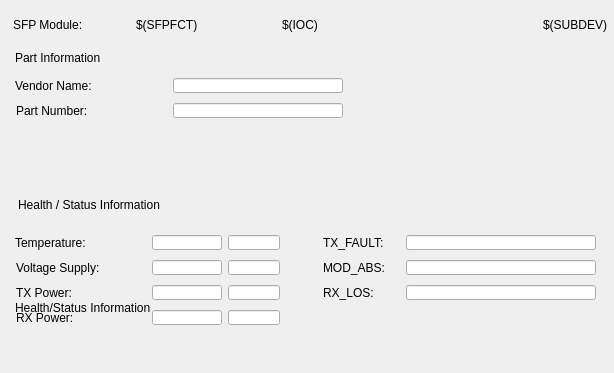
<?xml version="1.0" encoding="UTF-8"?>
<ui version="4.0">
 <class>MainWindow</class>
 <widget class="QMainWindow" name="MainWindow">
  <property name="geometry">
   <rect>
    <x>0</x>
    <y>0</y>
    <width>614</width>
    <height>373</height>
   </rect>
  </property>
  <property name="styleSheet">
   <string>

QWidget#centralWidget {background: rgba(218, 218, 218, 255);}

caTable {
       font: 10pt;
       background: cornsilk;
       alternate-background-color: wheat;
}

caLineEdit {
     border-radius: 1px;
     background: lightyellow;
     color: black;
 }

caTextEntry {
    color: rgb(127, 0, 63);
    background-color: cornsilk;
    selection-color: #0a214c;
    selection-background-color: wheat;
    border: 1px groove black;
    border-radius: 1px;
    padding: 1px;
}

caTextEntry:focus {
    padding: 0px;
    border: 2px groove darkred;
    border-radius: 1px;
}

QPushButton {
      border-color: #00b;
      border-radius: 2px;
      padding: 3px;
      border-width: 1px;

	background: qlineargradient(spread:pad, x1:0, y1:0, x2:0, y2:1,
						   stop:0   rgba(224, 239, 255, 255),
						   stop:0.5 rgba(199, 215, 230, 255),
						   stop:1   rgba(184, 214, 236, 255));
}
QPushButton:hover {
	background: qlineargradient(spread:pad, x1:0, y1:0, x2:0, y2:1,
						stop:0   rgba(201, 226, 255, 255),
						stop:0.5 rgba(177, 204, 230, 255),
						stop:1   rgba(163, 205, 236, 255));
}
QPushButton:pressed {
	background: qlineargradient(spread:pad, x1:0, y1:0, x2:0, y2:1,
						stop:0   rgba(174, 219, 255, 255),
						stop:0.5 rgba(165, 199, 230, 255),
						stop:1   rgba(134, 188, 236, 255));
}

QPushButton:disabled {
	background: qlineargradient(spread:pad, x1:0, y1:0, x2:0, y2:1,
						stop:0   rgba(174, 219, 255, 255),
						stop:0.5 rgba(165, 199, 230, 255),
						stop:1   rgba(134, 188, 236, 255));
}

caChoice {
      background: qlineargradient(x1: 0, y1: 0, x2: 0, y2: 1,
                                  stop: 0 #E1E1E1, stop: 0.4 #DDDDDD,
                                  stop: 0.5 #D8D8D8, stop: 1.0 #D3D3D3);
}

caChoice &gt; QPushButton {
      text-align: left;
      padding: 1px;
}

/* when font specified, no font sizing is done any more,  font: 10pt; is not bad. You could Enable this when you converted from .adl files
caRelatedDisplay  &gt; QPushButton {
font: 10pt;
}

caShellCommand  &gt; QPushButton {
font: 10pt;
}
*/

caSlider::groove:horizontal {
border: 1px solid #bbb;
background: lightgrey;
height: 20px;
border-radius: 4px;
}

caSlider::handle:horizontal {
background: red;
border: 1px solid #777;
width: 13px;
margin-top: -2px;
margin-bottom: -2px;
border-radius: 2px;
}



</string>
  </property>
  <widget class="QWidget" name="centralWidget">
   <widget class="caGraphics" name="caRectangle_0">
    <property name="geometry">
     <rect>
      <x>7</x>
      <y>185</y>
      <width>600</width>
      <height>180</height>
     </rect>
    </property>
    <property name="foreground">
     <color>
      <red>145</red>
      <green>145</green>
      <blue>145</blue>
     </color>
    </property>
    <property name="linestyle" stdset="0">
     <enum>caGraphics::Solid</enum>
    </property>
    <property name="fillstyle" stdset="0">
     <enum>caGraphics::Filled</enum>
    </property>
    <property name="lineColor">
     <color>
      <red>145</red>
      <green>145</green>
      <blue>145</blue>
     </color>
    </property>
    <property name="form">
     <enum>caGraphics::Rectangle</enum>
    </property>
   </widget>
   <widget class="caLabel" name="caLabel_0">
    <property name="geometry">
     <rect>
      <x>44</x>
      <y>278</y>
      <width>1</width>
      <height>40</height>
     </rect>
    </property>
    <property name="frameShape">
     <enum>QFrame::NoFrame</enum>
    </property>
    <property name="alignment">
     <set>Qt::AlignAbsolute|Qt::AlignRight|Qt::AlignTrailing|Qt::AlignVCenter</set>
    </property>
    <property name="foreground">
     <color>
      <red>0</red>
      <green>0</green>
      <blue>0</blue>
     </color>
    </property>
    <property name="background">
     <color alpha="0">
      <red>0</red>
      <green>0</green>
      <blue>0</blue>
     </color>
    </property>
    <property name="channel" stdset="0">
     <string>$(IOC):IFCTC1-PWRMON-DISS</string>
    </property>
   </widget>
   <widget class="caGraphics" name="caRectangle_1">
    <property name="geometry">
     <rect>
      <x>7</x>
      <y>10</y>
      <width>600</width>
      <height>25</height>
     </rect>
    </property>
    <property name="foreground">
     <color>
      <red>145</red>
      <green>145</green>
      <blue>145</blue>
     </color>
    </property>
    <property name="linestyle" stdset="0">
     <enum>caGraphics::Solid</enum>
    </property>
    <property name="fillstyle" stdset="0">
     <enum>caGraphics::Filled</enum>
    </property>
    <property name="lineColor">
     <color>
      <red>145</red>
      <green>145</green>
      <blue>145</blue>
     </color>
    </property>
    <property name="form">
     <enum>caGraphics::Rectangle</enum>
    </property>
   </widget>
   <widget class="caLabel" name="caLabel_1">
    <property name="geometry">
     <rect>
      <x>136</x>
      <y>15</y>
      <width>107</width>
      <height>20</height>
     </rect>
    </property>
    <property name="frameShape">
     <enum>QFrame::NoFrame</enum>
    </property>
    <property name="text">
     <string>$(SFPFCT)</string>
    </property>
    <property name="alignment">
     <set>Qt::AlignAbsolute|Qt::AlignLeading|Qt::AlignLeft|Qt::AlignVCenter</set>
    </property>
    <property name="fontScaleMode">
     <enum>ESimpleLabel::Height</enum>
    </property>
    <property name="foreground">
     <color>
      <red>0</red>
      <green>0</green>
      <blue>0</blue>
     </color>
    </property>
    <property name="background">
     <color alpha="0">
      <red>0</red>
      <green>0</green>
      <blue>0</blue>
     </color>
    </property>
   </widget>
   <widget class="caLabel" name="caLabel_2">
    <property name="geometry">
     <rect>
      <x>467</x>
      <y>15</y>
      <width>140</width>
      <height>20</height>
     </rect>
    </property>
    <property name="frameShape">
     <enum>QFrame::NoFrame</enum>
    </property>
    <property name="text">
     <string>$(SUBDEV)</string>
    </property>
    <property name="alignment">
     <set>Qt::AlignAbsolute|Qt::AlignRight|Qt::AlignTrailing|Qt::AlignVCenter</set>
    </property>
    <property name="fontScaleMode">
     <enum>ESimpleLabel::Height</enum>
    </property>
    <property name="foreground">
     <color>
      <red>0</red>
      <green>0</green>
      <blue>0</blue>
     </color>
    </property>
    <property name="background">
     <color alpha="0">
      <red>0</red>
      <green>0</green>
      <blue>0</blue>
     </color>
    </property>
   </widget>
   <widget class="caLabel" name="caLabel_3">
    <property name="geometry">
     <rect>
      <x>282</x>
      <y>15</y>
      <width>238</width>
      <height>20</height>
     </rect>
    </property>
    <property name="frameShape">
     <enum>QFrame::NoFrame</enum>
    </property>
    <property name="text">
     <string>$(IOC)</string>
    </property>
    <property name="alignment">
     <set>Qt::AlignAbsolute|Qt::AlignLeading|Qt::AlignLeft|Qt::AlignVCenter</set>
    </property>
    <property name="fontScaleMode">
     <enum>ESimpleLabel::Height</enum>
    </property>
    <property name="foreground">
     <color>
      <red>0</red>
      <green>0</green>
      <blue>0</blue>
     </color>
    </property>
    <property name="background">
     <color alpha="0">
      <red>0</red>
      <green>0</green>
      <blue>0</blue>
     </color>
    </property>
   </widget>
   <widget class="caLabel" name="caLabel_4">
    <property name="geometry">
     <rect>
      <x>13</x>
      <y>15</y>
      <width>131</width>
      <height>20</height>
     </rect>
    </property>
    <property name="frameShape">
     <enum>QFrame::NoFrame</enum>
    </property>
    <property name="text">
     <string>SFP Module:</string>
    </property>
    <property name="alignment">
     <set>Qt::AlignAbsolute|Qt::AlignLeading|Qt::AlignLeft|Qt::AlignVCenter</set>
    </property>
    <property name="fontScaleMode">
     <enum>ESimpleLabel::Height</enum>
    </property>
    <property name="foreground">
     <color>
      <red>0</red>
      <green>0</green>
      <blue>0</blue>
     </color>
    </property>
    <property name="background">
     <color alpha="0">
      <red>0</red>
      <green>0</green>
      <blue>0</blue>
     </color>
    </property>
   </widget>
   <widget class="caGraphics" name="caRectangle_2">
    <property name="geometry">
     <rect>
      <x>7</x>
      <y>40</y>
      <width>600</width>
      <height>140</height>
     </rect>
    </property>
    <property name="foreground">
     <color>
      <red>145</red>
      <green>145</green>
      <blue>145</blue>
     </color>
    </property>
    <property name="linestyle" stdset="0">
     <enum>caGraphics::Solid</enum>
    </property>
    <property name="fillstyle" stdset="0">
     <enum>caGraphics::Filled</enum>
    </property>
    <property name="lineColor">
     <color>
      <red>145</red>
      <green>145</green>
      <blue>145</blue>
     </color>
    </property>
    <property name="form">
     <enum>caGraphics::Rectangle</enum>
    </property>
   </widget>
   <widget class="caGraphics" name="caRectangle_3">
    <property name="geometry">
     <rect>
      <x>12</x>
      <y>70</y>
      <width>590</width>
      <height>105</height>
     </rect>
    </property>
    <property name="foreground">
     <color>
      <red>187</red>
      <green>187</green>
      <blue>187</blue>
     </color>
    </property>
    <property name="linestyle" stdset="0">
     <enum>caGraphics::Solid</enum>
    </property>
    <property name="fillstyle" stdset="0">
     <enum>caGraphics::Filled</enum>
    </property>
    <property name="lineColor">
     <color>
      <red>187</red>
      <green>187</green>
      <blue>187</blue>
     </color>
    </property>
    <property name="form">
     <enum>caGraphics::Rectangle</enum>
    </property>
   </widget>
   <widget class="caLabel" name="caLabel_5">
    <property name="geometry">
     <rect>
      <x>15</x>
      <y>78</y>
      <width>107</width>
      <height>15</height>
     </rect>
    </property>
    <property name="frameShape">
     <enum>QFrame::NoFrame</enum>
    </property>
    <property name="text">
     <string>Vendor Name:</string>
    </property>
    <property name="alignment">
     <set>Qt::AlignAbsolute|Qt::AlignLeading|Qt::AlignLeft|Qt::AlignVCenter</set>
    </property>
    <property name="fontScaleMode">
     <enum>ESimpleLabel::Height</enum>
    </property>
    <property name="foreground">
     <color>
      <red>0</red>
      <green>0</green>
      <blue>0</blue>
     </color>
    </property>
    <property name="background">
     <color alpha="0">
      <red>0</red>
      <green>0</green>
      <blue>0</blue>
     </color>
    </property>
   </widget>
   <widget class="caLabel" name="caLabel_6">
    <property name="geometry">
     <rect>
      <x>16</x>
      <y>103</y>
      <width>107</width>
      <height>15</height>
     </rect>
    </property>
    <property name="frameShape">
     <enum>QFrame::NoFrame</enum>
    </property>
    <property name="text">
     <string>Part Number:</string>
    </property>
    <property name="alignment">
     <set>Qt::AlignAbsolute|Qt::AlignLeading|Qt::AlignLeft|Qt::AlignVCenter</set>
    </property>
    <property name="fontScaleMode">
     <enum>ESimpleLabel::Height</enum>
    </property>
    <property name="foreground">
     <color>
      <red>0</red>
      <green>0</green>
      <blue>0</blue>
     </color>
    </property>
    <property name="background">
     <color alpha="0">
      <red>0</red>
      <green>0</green>
      <blue>0</blue>
     </color>
    </property>
   </widget>
   <widget class="caLabel" name="caLabel_7">
    <property name="geometry">
     <rect>
      <x>15</x>
      <y>50</y>
      <width>143</width>
      <height>15</height>
     </rect>
    </property>
    <property name="frameShape">
     <enum>QFrame::NoFrame</enum>
    </property>
    <property name="text">
     <string>Part Information</string>
    </property>
    <property name="alignment">
     <set>Qt::AlignAbsolute|Qt::AlignLeading|Qt::AlignLeft|Qt::AlignVCenter</set>
    </property>
    <property name="fontScaleMode">
     <enum>ESimpleLabel::Height</enum>
    </property>
    <property name="foreground">
     <color>
      <red>0</red>
      <green>0</green>
      <blue>0</blue>
     </color>
    </property>
    <property name="background">
     <color alpha="0">
      <red>0</red>
      <green>0</green>
      <blue>0</blue>
     </color>
    </property>
   </widget>
   <widget class="caLabel" name="caLabel_8">
    <property name="geometry">
     <rect>
      <x>15</x>
      <y>300</y>
      <width>224</width>
      <height>15</height>
     </rect>
    </property>
    <property name="frameShape">
     <enum>QFrame::NoFrame</enum>
    </property>
    <property name="text">
     <string>Health/Status Information</string>
    </property>
    <property name="alignment">
     <set>Qt::AlignAbsolute|Qt::AlignLeading|Qt::AlignLeft|Qt::AlignVCenter</set>
    </property>
    <property name="fontScaleMode">
     <enum>ESimpleLabel::Height</enum>
    </property>
    <property name="foreground">
     <color>
      <red>0</red>
      <green>0</green>
      <blue>0</blue>
     </color>
    </property>
    <property name="background">
     <color alpha="0">
      <red>0</red>
      <green>0</green>
      <blue>0</blue>
     </color>
    </property>
   </widget>
   <widget class="caGraphics" name="caRectangle_4">
    <property name="geometry">
     <rect>
      <x>12</x>
      <y>215</y>
      <width>590</width>
      <height>145</height>
     </rect>
    </property>
    <property name="foreground">
     <color>
      <red>187</red>
      <green>187</green>
      <blue>187</blue>
     </color>
    </property>
    <property name="linestyle" stdset="0">
     <enum>caGraphics::Solid</enum>
    </property>
    <property name="fillstyle" stdset="0">
     <enum>caGraphics::Filled</enum>
    </property>
    <property name="lineColor">
     <color>
      <red>187</red>
      <green>187</green>
      <blue>187</blue>
     </color>
    </property>
    <property name="form">
     <enum>caGraphics::Rectangle</enum>
    </property>
   </widget>
   <widget class="caLineEdit" name="caLineEdit_0">
    <property name="geometry">
     <rect>
      <x>152</x>
      <y>235</y>
      <width>70</width>
      <height>15</height>
     </rect>
    </property>
    <property name="alignment">
     <set>Qt::AlignAbsolute|Qt::AlignRight|Qt::AlignTrailing|Qt::AlignVCenter</set>
    </property>
    <property name="channel" stdset="0">
     <string>$(IOC):$(SUBDEV)-SFP-$(SFPFCT)-TEMP</string>
    </property>
    <property name="foreground">
     <color>
      <red>0</red>
      <green>0</green>
      <blue>0</blue>
     </color>
    </property>
    <property name="background">
     <color>
      <red>218</red>
      <green>218</green>
      <blue>218</blue>
     </color>
    </property>
    <property name="colorMode">
     <enum>caLineEdit::Static</enum>
    </property>
    <property name="precisionMode">
     <enum>caLineEdit::Channel</enum>
    </property>
    <property name="limitsMode">
     <enum>caLineEdit::Channel</enum>
    </property>
    <property name="maxValue">
     <double>1.000000000000000</double>
    </property>
    <property name="minValue">
     <double>0.000000000000000</double>
    </property>
    <property name="fontScaleMode">
     <enum>caLineEdit::Height</enum>
    </property>
    <property name="formatType">
     <enum>caLineEdit::decimal</enum>
    </property>
   </widget>
   <widget class="caLabel" name="caLabel_9">
    <property name="geometry">
     <rect>
      <x>15</x>
      <y>235</y>
      <width>107</width>
      <height>15</height>
     </rect>
    </property>
    <property name="frameShape">
     <enum>QFrame::NoFrame</enum>
    </property>
    <property name="text">
     <string>Temperature:</string>
    </property>
    <property name="alignment">
     <set>Qt::AlignAbsolute|Qt::AlignLeading|Qt::AlignLeft|Qt::AlignVCenter</set>
    </property>
    <property name="fontScaleMode">
     <enum>ESimpleLabel::Height</enum>
    </property>
    <property name="foreground">
     <color>
      <red>0</red>
      <green>0</green>
      <blue>0</blue>
     </color>
    </property>
    <property name="background">
     <color alpha="0">
      <red>0</red>
      <green>0</green>
      <blue>0</blue>
     </color>
    </property>
   </widget>
   <widget class="caLineEdit" name="caLineEdit_1">
    <property name="geometry">
     <rect>
      <x>228</x>
      <y>235</y>
      <width>52</width>
      <height>15</height>
     </rect>
    </property>
    <property name="alignment">
     <set>Qt::AlignAbsolute|Qt::AlignLeading|Qt::AlignLeft|Qt::AlignVCenter</set>
    </property>
    <property name="channel" stdset="0">
     <string>$(IOC):$(SUBDEV)-SFP-$(SFPFCT)-TEMP.EGU</string>
    </property>
    <property name="foreground">
     <color>
      <red>0</red>
      <green>0</green>
      <blue>0</blue>
     </color>
    </property>
    <property name="background">
     <color>
      <red>218</red>
      <green>218</green>
      <blue>218</blue>
     </color>
    </property>
    <property name="colorMode">
     <enum>caLineEdit::Static</enum>
    </property>
    <property name="precisionMode">
     <enum>caLineEdit::Channel</enum>
    </property>
    <property name="limitsMode">
     <enum>caLineEdit::Channel</enum>
    </property>
    <property name="maxValue">
     <double>1.000000000000000</double>
    </property>
    <property name="minValue">
     <double>0.000000000000000</double>
    </property>
    <property name="fontScaleMode">
     <enum>caLineEdit::Height</enum>
    </property>
    <property name="formatType">
     <enum>caLineEdit::decimal</enum>
    </property>
   </widget>
   <widget class="caLabel" name="caLabel_10">
    <property name="geometry">
     <rect>
      <x>16</x>
      <y>260</y>
      <width>134</width>
      <height>15</height>
     </rect>
    </property>
    <property name="frameShape">
     <enum>QFrame::NoFrame</enum>
    </property>
    <property name="text">
     <string>Voltage Supply:</string>
    </property>
    <property name="alignment">
     <set>Qt::AlignAbsolute|Qt::AlignLeading|Qt::AlignLeft|Qt::AlignVCenter</set>
    </property>
    <property name="fontScaleMode">
     <enum>ESimpleLabel::Height</enum>
    </property>
    <property name="foreground">
     <color>
      <red>0</red>
      <green>0</green>
      <blue>0</blue>
     </color>
    </property>
    <property name="background">
     <color alpha="0">
      <red>0</red>
      <green>0</green>
      <blue>0</blue>
     </color>
    </property>
   </widget>
   <widget class="caLabel" name="caLabel_11">
    <property name="geometry">
     <rect>
      <x>16</x>
      <y>285</y>
      <width>90</width>
      <height>15</height>
     </rect>
    </property>
    <property name="frameShape">
     <enum>QFrame::NoFrame</enum>
    </property>
    <property name="text">
     <string>TX Power:</string>
    </property>
    <property name="alignment">
     <set>Qt::AlignAbsolute|Qt::AlignLeading|Qt::AlignLeft|Qt::AlignVCenter</set>
    </property>
    <property name="fontScaleMode">
     <enum>ESimpleLabel::Height</enum>
    </property>
    <property name="foreground">
     <color>
      <red>0</red>
      <green>0</green>
      <blue>0</blue>
     </color>
    </property>
    <property name="background">
     <color alpha="0">
      <red>0</red>
      <green>0</green>
      <blue>0</blue>
     </color>
    </property>
   </widget>
   <widget class="caLabel" name="caLabel_12">
    <property name="geometry">
     <rect>
      <x>16</x>
      <y>310</y>
      <width>90</width>
      <height>15</height>
     </rect>
    </property>
    <property name="frameShape">
     <enum>QFrame::NoFrame</enum>
    </property>
    <property name="text">
     <string>RX Power:</string>
    </property>
    <property name="alignment">
     <set>Qt::AlignAbsolute|Qt::AlignLeading|Qt::AlignLeft|Qt::AlignVCenter</set>
    </property>
    <property name="fontScaleMode">
     <enum>ESimpleLabel::Height</enum>
    </property>
    <property name="foreground">
     <color>
      <red>0</red>
      <green>0</green>
      <blue>0</blue>
     </color>
    </property>
    <property name="background">
     <color alpha="0">
      <red>0</red>
      <green>0</green>
      <blue>0</blue>
     </color>
    </property>
   </widget>
   <widget class="caLineEdit" name="caLineEdit_2">
    <property name="geometry">
     <rect>
      <x>152</x>
      <y>260</y>
      <width>70</width>
      <height>15</height>
     </rect>
    </property>
    <property name="alignment">
     <set>Qt::AlignAbsolute|Qt::AlignRight|Qt::AlignTrailing|Qt::AlignVCenter</set>
    </property>
    <property name="channel" stdset="0">
     <string>$(IOC):$(SUBDEV)-SFP-$(SFPFCT)-VCC</string>
    </property>
    <property name="foreground">
     <color>
      <red>0</red>
      <green>0</green>
      <blue>0</blue>
     </color>
    </property>
    <property name="background">
     <color>
      <red>218</red>
      <green>218</green>
      <blue>218</blue>
     </color>
    </property>
    <property name="colorMode">
     <enum>caLineEdit::Static</enum>
    </property>
    <property name="precisionMode">
     <enum>caLineEdit::Channel</enum>
    </property>
    <property name="limitsMode">
     <enum>caLineEdit::Channel</enum>
    </property>
    <property name="maxValue">
     <double>1.000000000000000</double>
    </property>
    <property name="minValue">
     <double>0.000000000000000</double>
    </property>
    <property name="fontScaleMode">
     <enum>caLineEdit::Height</enum>
    </property>
    <property name="formatType">
     <enum>caLineEdit::decimal</enum>
    </property>
   </widget>
   <widget class="caLineEdit" name="caLineEdit_3">
    <property name="geometry">
     <rect>
      <x>152</x>
      <y>285</y>
      <width>70</width>
      <height>15</height>
     </rect>
    </property>
    <property name="alignment">
     <set>Qt::AlignAbsolute|Qt::AlignRight|Qt::AlignTrailing|Qt::AlignVCenter</set>
    </property>
    <property name="channel" stdset="0">
     <string>$(IOC):$(SUBDEV)-SFP-$(SFPFCT)-TX-PWR</string>
    </property>
    <property name="foreground">
     <color>
      <red>0</red>
      <green>0</green>
      <blue>0</blue>
     </color>
    </property>
    <property name="background">
     <color>
      <red>218</red>
      <green>218</green>
      <blue>218</blue>
     </color>
    </property>
    <property name="colorMode">
     <enum>caLineEdit::Static</enum>
    </property>
    <property name="precisionMode">
     <enum>caLineEdit::Channel</enum>
    </property>
    <property name="limitsMode">
     <enum>caLineEdit::Channel</enum>
    </property>
    <property name="maxValue">
     <double>1.000000000000000</double>
    </property>
    <property name="minValue">
     <double>0.000000000000000</double>
    </property>
    <property name="fontScaleMode">
     <enum>caLineEdit::Height</enum>
    </property>
    <property name="formatType">
     <enum>caLineEdit::decimal</enum>
    </property>
   </widget>
   <widget class="caLineEdit" name="caLineEdit_4">
    <property name="geometry">
     <rect>
      <x>152</x>
      <y>310</y>
      <width>70</width>
      <height>15</height>
     </rect>
    </property>
    <property name="alignment">
     <set>Qt::AlignAbsolute|Qt::AlignRight|Qt::AlignTrailing|Qt::AlignVCenter</set>
    </property>
    <property name="channel" stdset="0">
     <string>$(IOC):$(SUBDEV)-SFP-$(SFPFCT)-RX-PWR</string>
    </property>
    <property name="foreground">
     <color>
      <red>0</red>
      <green>0</green>
      <blue>0</blue>
     </color>
    </property>
    <property name="background">
     <color>
      <red>218</red>
      <green>218</green>
      <blue>218</blue>
     </color>
    </property>
    <property name="colorMode">
     <enum>caLineEdit::Static</enum>
    </property>
    <property name="precisionMode">
     <enum>caLineEdit::Channel</enum>
    </property>
    <property name="limitsMode">
     <enum>caLineEdit::Channel</enum>
    </property>
    <property name="maxValue">
     <double>1.000000000000000</double>
    </property>
    <property name="minValue">
     <double>0.000000000000000</double>
    </property>
    <property name="fontScaleMode">
     <enum>caLineEdit::Height</enum>
    </property>
    <property name="formatType">
     <enum>caLineEdit::decimal</enum>
    </property>
   </widget>
   <widget class="caLineEdit" name="caLineEdit_5">
    <property name="geometry">
     <rect>
      <x>228</x>
      <y>260</y>
      <width>52</width>
      <height>15</height>
     </rect>
    </property>
    <property name="alignment">
     <set>Qt::AlignAbsolute|Qt::AlignLeading|Qt::AlignLeft|Qt::AlignVCenter</set>
    </property>
    <property name="channel" stdset="0">
     <string>$(IOC):$(SUBDEV)-SFP-$(SFPFCT)-VCC.EGU</string>
    </property>
    <property name="foreground">
     <color>
      <red>0</red>
      <green>0</green>
      <blue>0</blue>
     </color>
    </property>
    <property name="background">
     <color>
      <red>218</red>
      <green>218</green>
      <blue>218</blue>
     </color>
    </property>
    <property name="colorMode">
     <enum>caLineEdit::Static</enum>
    </property>
    <property name="precisionMode">
     <enum>caLineEdit::Channel</enum>
    </property>
    <property name="limitsMode">
     <enum>caLineEdit::Channel</enum>
    </property>
    <property name="maxValue">
     <double>1.000000000000000</double>
    </property>
    <property name="minValue">
     <double>0.000000000000000</double>
    </property>
    <property name="fontScaleMode">
     <enum>caLineEdit::Height</enum>
    </property>
    <property name="formatType">
     <enum>caLineEdit::decimal</enum>
    </property>
   </widget>
   <widget class="caLineEdit" name="caLineEdit_6">
    <property name="geometry">
     <rect>
      <x>228</x>
      <y>285</y>
      <width>52</width>
      <height>15</height>
     </rect>
    </property>
    <property name="alignment">
     <set>Qt::AlignAbsolute|Qt::AlignLeading|Qt::AlignLeft|Qt::AlignVCenter</set>
    </property>
    <property name="channel" stdset="0">
     <string>$(IOC):$(SUBDEV)-SFP-$(SFPFCT)-TX-PWR.EGU</string>
    </property>
    <property name="foreground">
     <color>
      <red>0</red>
      <green>0</green>
      <blue>0</blue>
     </color>
    </property>
    <property name="background">
     <color>
      <red>218</red>
      <green>218</green>
      <blue>218</blue>
     </color>
    </property>
    <property name="colorMode">
     <enum>caLineEdit::Static</enum>
    </property>
    <property name="precisionMode">
     <enum>caLineEdit::Channel</enum>
    </property>
    <property name="limitsMode">
     <enum>caLineEdit::Channel</enum>
    </property>
    <property name="maxValue">
     <double>1.000000000000000</double>
    </property>
    <property name="minValue">
     <double>0.000000000000000</double>
    </property>
    <property name="fontScaleMode">
     <enum>caLineEdit::Height</enum>
    </property>
    <property name="formatType">
     <enum>caLineEdit::decimal</enum>
    </property>
   </widget>
   <widget class="caLineEdit" name="caLineEdit_7">
    <property name="geometry">
     <rect>
      <x>228</x>
      <y>310</y>
      <width>52</width>
      <height>15</height>
     </rect>
    </property>
    <property name="alignment">
     <set>Qt::AlignAbsolute|Qt::AlignLeading|Qt::AlignLeft|Qt::AlignVCenter</set>
    </property>
    <property name="channel" stdset="0">
     <string>$(IOC):$(SUBDEV)-SFP-$(SFPFCT)-RX-PWR.EGU</string>
    </property>
    <property name="foreground">
     <color>
      <red>0</red>
      <green>0</green>
      <blue>0</blue>
     </color>
    </property>
    <property name="background">
     <color>
      <red>218</red>
      <green>218</green>
      <blue>218</blue>
     </color>
    </property>
    <property name="colorMode">
     <enum>caLineEdit::Static</enum>
    </property>
    <property name="precisionMode">
     <enum>caLineEdit::Channel</enum>
    </property>
    <property name="limitsMode">
     <enum>caLineEdit::Channel</enum>
    </property>
    <property name="maxValue">
     <double>1.000000000000000</double>
    </property>
    <property name="minValue">
     <double>0.000000000000000</double>
    </property>
    <property name="fontScaleMode">
     <enum>caLineEdit::Height</enum>
    </property>
    <property name="formatType">
     <enum>caLineEdit::decimal</enum>
    </property>
   </widget>
   <widget class="caLineEdit" name="caLineEdit_8">
    <property name="geometry">
     <rect>
      <x>173</x>
      <y>78</y>
      <width>170</width>
      <height>15</height>
     </rect>
    </property>
    <property name="alignment">
     <set>Qt::AlignAbsolute|Qt::AlignLeading|Qt::AlignLeft|Qt::AlignVCenter</set>
    </property>
    <property name="channel" stdset="0">
     <string>$(IOC):$(SUBDEV)-SFP-$(SFPFCT)-VENDOR</string>
    </property>
    <property name="foreground">
     <color>
      <red>0</red>
      <green>0</green>
      <blue>0</blue>
     </color>
    </property>
    <property name="background">
     <color>
      <red>218</red>
      <green>218</green>
      <blue>218</blue>
     </color>
    </property>
    <property name="colorMode">
     <enum>caLineEdit::Static</enum>
    </property>
    <property name="precisionMode">
     <enum>caLineEdit::Channel</enum>
    </property>
    <property name="limitsMode">
     <enum>caLineEdit::Channel</enum>
    </property>
    <property name="maxValue">
     <double>1.000000000000000</double>
    </property>
    <property name="minValue">
     <double>0.000000000000000</double>
    </property>
    <property name="fontScaleMode">
     <enum>caLineEdit::Height</enum>
    </property>
    <property name="formatType">
     <enum>caLineEdit::string</enum>
    </property>
   </widget>
   <widget class="caLineEdit" name="caLineEdit_9">
    <property name="geometry">
     <rect>
      <x>173</x>
      <y>103</y>
      <width>170</width>
      <height>15</height>
     </rect>
    </property>
    <property name="alignment">
     <set>Qt::AlignAbsolute|Qt::AlignLeading|Qt::AlignLeft|Qt::AlignVCenter</set>
    </property>
    <property name="channel" stdset="0">
     <string>$(IOC):$(SUBDEV)-SFP-$(SFPFCT)-TYPE</string>
    </property>
    <property name="foreground">
     <color>
      <red>0</red>
      <green>0</green>
      <blue>0</blue>
     </color>
    </property>
    <property name="background">
     <color>
      <red>218</red>
      <green>218</green>
      <blue>218</blue>
     </color>
    </property>
    <property name="colorMode">
     <enum>caLineEdit::Static</enum>
    </property>
    <property name="precisionMode">
     <enum>caLineEdit::Channel</enum>
    </property>
    <property name="limitsMode">
     <enum>caLineEdit::Channel</enum>
    </property>
    <property name="maxValue">
     <double>1.000000000000000</double>
    </property>
    <property name="minValue">
     <double>0.000000000000000</double>
    </property>
    <property name="fontScaleMode">
     <enum>caLineEdit::Height</enum>
    </property>
    <property name="formatType">
     <enum>caLineEdit::decimal</enum>
    </property>
   </widget>
   <widget class="caLabel" name="caLabel_13">
    <property name="geometry">
     <rect>
      <x>323</x>
      <y>235</y>
      <width>90</width>
      <height>15</height>
     </rect>
    </property>
    <property name="frameShape">
     <enum>QFrame::NoFrame</enum>
    </property>
    <property name="text">
     <string>TX_FAULT:</string>
    </property>
    <property name="alignment">
     <set>Qt::AlignAbsolute|Qt::AlignLeading|Qt::AlignLeft|Qt::AlignVCenter</set>
    </property>
    <property name="fontScaleMode">
     <enum>ESimpleLabel::Height</enum>
    </property>
    <property name="foreground">
     <color>
      <red>0</red>
      <green>0</green>
      <blue>0</blue>
     </color>
    </property>
    <property name="background">
     <color alpha="0">
      <red>0</red>
      <green>0</green>
      <blue>0</blue>
     </color>
    </property>
   </widget>
   <widget class="caLabel" name="caLabel_14">
    <property name="geometry">
     <rect>
      <x>323</x>
      <y>260</y>
      <width>90</width>
      <height>15</height>
     </rect>
    </property>
    <property name="frameShape">
     <enum>QFrame::NoFrame</enum>
    </property>
    <property name="text">
     <string>MOD_ABS:</string>
    </property>
    <property name="alignment">
     <set>Qt::AlignAbsolute|Qt::AlignLeading|Qt::AlignLeft|Qt::AlignVCenter</set>
    </property>
    <property name="fontScaleMode">
     <enum>ESimpleLabel::Height</enum>
    </property>
    <property name="foreground">
     <color>
      <red>0</red>
      <green>0</green>
      <blue>0</blue>
     </color>
    </property>
    <property name="background">
     <color alpha="0">
      <red>0</red>
      <green>0</green>
      <blue>0</blue>
     </color>
    </property>
   </widget>
   <widget class="caLabel" name="caLabel_15">
    <property name="geometry">
     <rect>
      <x>323</x>
      <y>285</y>
      <width>90</width>
      <height>15</height>
     </rect>
    </property>
    <property name="frameShape">
     <enum>QFrame::NoFrame</enum>
    </property>
    <property name="text">
     <string>RX_LOS:</string>
    </property>
    <property name="alignment">
     <set>Qt::AlignAbsolute|Qt::AlignLeading|Qt::AlignLeft|Qt::AlignVCenter</set>
    </property>
    <property name="fontScaleMode">
     <enum>ESimpleLabel::Height</enum>
    </property>
    <property name="foreground">
     <color>
      <red>0</red>
      <green>0</green>
      <blue>0</blue>
     </color>
    </property>
    <property name="background">
     <color alpha="0">
      <red>0</red>
      <green>0</green>
      <blue>0</blue>
     </color>
    </property>
   </widget>
   <widget class="caLineEdit" name="caLineEdit_10">
    <property name="geometry">
     <rect>
      <x>406</x>
      <y>235</y>
      <width>190</width>
      <height>15</height>
     </rect>
    </property>
    <property name="alignment">
     <set>Qt::AlignAbsolute|Qt::AlignLeading|Qt::AlignLeft|Qt::AlignVCenter</set>
    </property>
    <property name="channel" stdset="0">
     <string>$(IOC):$(SUBDEV)-SFP-$(SFPFCT)-TX-FAULT</string>
    </property>
    <property name="foreground">
     <color>
      <red>0</red>
      <green>0</green>
      <blue>0</blue>
     </color>
    </property>
    <property name="background">
     <color>
      <red>218</red>
      <green>218</green>
      <blue>218</blue>
     </color>
    </property>
    <property name="colorMode">
     <enum>caLineEdit::Alarm_Static</enum>
    </property>
    <property name="precisionMode">
     <enum>caLineEdit::Channel</enum>
    </property>
    <property name="limitsMode">
     <enum>caLineEdit::Channel</enum>
    </property>
    <property name="maxValue">
     <double>1.000000000000000</double>
    </property>
    <property name="minValue">
     <double>0.000000000000000</double>
    </property>
    <property name="fontScaleMode">
     <enum>caLineEdit::Height</enum>
    </property>
    <property name="formatType">
     <enum>caLineEdit::decimal</enum>
    </property>
   </widget>
   <widget class="caLineEdit" name="caLineEdit_11">
    <property name="geometry">
     <rect>
      <x>406</x>
      <y>260</y>
      <width>190</width>
      <height>15</height>
     </rect>
    </property>
    <property name="alignment">
     <set>Qt::AlignAbsolute|Qt::AlignLeading|Qt::AlignLeft|Qt::AlignVCenter</set>
    </property>
    <property name="channel" stdset="0">
     <string>$(IOC):$(SUBDEV)-SFP-$(SFPFCT)-MOD-ABS</string>
    </property>
    <property name="foreground">
     <color>
      <red>0</red>
      <green>0</green>
      <blue>0</blue>
     </color>
    </property>
    <property name="background">
     <color>
      <red>218</red>
      <green>218</green>
      <blue>218</blue>
     </color>
    </property>
    <property name="colorMode">
     <enum>caLineEdit::Alarm_Static</enum>
    </property>
    <property name="precisionMode">
     <enum>caLineEdit::Channel</enum>
    </property>
    <property name="limitsMode">
     <enum>caLineEdit::Channel</enum>
    </property>
    <property name="maxValue">
     <double>1.000000000000000</double>
    </property>
    <property name="minValue">
     <double>0.000000000000000</double>
    </property>
    <property name="fontScaleMode">
     <enum>caLineEdit::Height</enum>
    </property>
    <property name="formatType">
     <enum>caLineEdit::decimal</enum>
    </property>
   </widget>
   <widget class="caLineEdit" name="caLineEdit_12">
    <property name="geometry">
     <rect>
      <x>406</x>
      <y>285</y>
      <width>190</width>
      <height>15</height>
     </rect>
    </property>
    <property name="alignment">
     <set>Qt::AlignAbsolute|Qt::AlignLeading|Qt::AlignLeft|Qt::AlignVCenter</set>
    </property>
    <property name="channel" stdset="0">
     <string>$(IOC):$(SUBDEV)-SFP-$(SFPFCT)-RX-LOS</string>
    </property>
    <property name="foreground">
     <color>
      <red>0</red>
      <green>0</green>
      <blue>0</blue>
     </color>
    </property>
    <property name="background">
     <color>
      <red>218</red>
      <green>218</green>
      <blue>218</blue>
     </color>
    </property>
    <property name="colorMode">
     <enum>caLineEdit::Alarm_Static</enum>
    </property>
    <property name="precisionMode">
     <enum>caLineEdit::Channel</enum>
    </property>
    <property name="limitsMode">
     <enum>caLineEdit::Channel</enum>
    </property>
    <property name="maxValue">
     <double>1.000000000000000</double>
    </property>
    <property name="minValue">
     <double>0.000000000000000</double>
    </property>
    <property name="fontScaleMode">
     <enum>caLineEdit::Height</enum>
    </property>
    <property name="formatType">
     <enum>caLineEdit::decimal</enum>
    </property>
   </widget>
   <widget class="caGraphics" name="caGraphics_0">
    <property name="geometry">
     <rect>
      <x>286</x>
      <y>233</y>
      <width>18</width>
      <height>18</height>
     </rect>
    </property>
    <property name="foreground">
     <color>
      <red>70</red>
      <green>70</green>
      <blue>70</blue>
     </color>
    </property>
    <property name="linestyle" stdset="0">
     <enum>caGraphics::Solid</enum>
    </property>
    <property name="fillstyle" stdset="0">
     <enum>caGraphics::Filled</enum>
    </property>
    <property name="lineColor">
     <color>
      <red>70</red>
      <green>70</green>
      <blue>70</blue>
     </color>
    </property>
    <property name="form">
     <enum>caGraphics::Circle</enum>
    </property>
   </widget>
   <widget class="caLabel" name="caLabel_16">
    <property name="geometry">
     <rect>
      <x>18</x>
      <y>197</y>
      <width>242</width>
      <height>15</height>
     </rect>
    </property>
    <property name="frameShape">
     <enum>QFrame::NoFrame</enum>
    </property>
    <property name="text">
     <string>Health / Status Information</string>
    </property>
    <property name="alignment">
     <set>Qt::AlignAbsolute|Qt::AlignLeading|Qt::AlignLeft|Qt::AlignVCenter</set>
    </property>
    <property name="fontScaleMode">
     <enum>ESimpleLabel::Height</enum>
    </property>
    <property name="foreground">
     <color>
      <red>0</red>
      <green>0</green>
      <blue>0</blue>
     </color>
    </property>
    <property name="background">
     <color alpha="0">
      <red>0</red>
      <green>0</green>
      <blue>0</blue>
     </color>
    </property>
   </widget>
   <widget class="caGraphics" name="caGraphics_1">
    <property name="geometry">
     <rect>
      <x>286</x>
      <y>258</y>
      <width>18</width>
      <height>18</height>
     </rect>
    </property>
    <property name="foreground">
     <color>
      <red>70</red>
      <green>70</green>
      <blue>70</blue>
     </color>
    </property>
    <property name="linestyle" stdset="0">
     <enum>caGraphics::Solid</enum>
    </property>
    <property name="fillstyle" stdset="0">
     <enum>caGraphics::Filled</enum>
    </property>
    <property name="lineColor">
     <color>
      <red>70</red>
      <green>70</green>
      <blue>70</blue>
     </color>
    </property>
    <property name="form">
     <enum>caGraphics::Circle</enum>
    </property>
   </widget>
   <widget class="caGraphics" name="caGraphics_2">
    <property name="geometry">
     <rect>
      <x>288</x>
      <y>260</y>
      <width>14</width>
      <height>14</height>
     </rect>
    </property>
    <property name="foreground">
     <color>
      <red>214</red>
      <green>127</green>
      <blue>226</blue>
     </color>
    </property>
    <property name="linestyle" stdset="0">
     <enum>caGraphics::Solid</enum>
    </property>
    <property name="fillstyle" stdset="0">
     <enum>caGraphics::Filled</enum>
    </property>
    <property name="lineColor">
     <color>
      <red>214</red>
      <green>127</green>
      <blue>226</blue>
     </color>
    </property>
    <property name="colorMode">
     <enum>caGraphics::Alarm</enum>
    </property>
    <property name="channel" stdset="0">
     <string>$(IOC):$(SUBDEV)-SFP-$(SFPFCT)-VCC</string>
    </property>
    <property name="form">
     <enum>caGraphics::Circle</enum>
    </property>
   </widget>
   <widget class="caGraphics" name="caGraphics_3">
    <property name="geometry">
     <rect>
      <x>288</x>
      <y>235</y>
      <width>14</width>
      <height>14</height>
     </rect>
    </property>
    <property name="foreground">
     <color>
      <red>214</red>
      <green>127</green>
      <blue>226</blue>
     </color>
    </property>
    <property name="linestyle" stdset="0">
     <enum>caGraphics::Solid</enum>
    </property>
    <property name="fillstyle" stdset="0">
     <enum>caGraphics::Filled</enum>
    </property>
    <property name="lineColor">
     <color>
      <red>214</red>
      <green>127</green>
      <blue>226</blue>
     </color>
    </property>
    <property name="colorMode">
     <enum>caGraphics::Alarm</enum>
    </property>
    <property name="channel" stdset="0">
     <string>$(IOC):$(SUBDEV)-SFP-$(SFPFCT)-TEMP</string>
    </property>
    <property name="form">
     <enum>caGraphics::Circle</enum>
    </property>
   </widget>
   <zorder>caRectangle_0</zorder>
   <zorder>caLabel_0</zorder>
   <zorder>caRectangle_1</zorder>
   <zorder>caLabel_1</zorder>
   <zorder>caLabel_2</zorder>
   <zorder>caLabel_3</zorder>
   <zorder>caLabel_4</zorder>
   <zorder>caRectangle_2</zorder>
   <zorder>caRectangle_3</zorder>
   <zorder>caLabel_5</zorder>
   <zorder>caLabel_6</zorder>
   <zorder>caLabel_7</zorder>
   <zorder>caLabel_8</zorder>
   <zorder>caRectangle_4</zorder>
   <zorder>caLabel_9</zorder>
   <zorder>caLabel_10</zorder>
   <zorder>caLabel_11</zorder>
   <zorder>caLabel_12</zorder>
   <zorder>caLabel_13</zorder>
   <zorder>caLabel_14</zorder>
   <zorder>caLabel_15</zorder>
   <zorder>caGraphics_0</zorder>
   <zorder>caLabel_16</zorder>
   <zorder>caGraphics_1</zorder>
   <zorder>caGraphics_2</zorder>
   <zorder>caGraphics_3</zorder>
   <zorder>caLineEdit_0</zorder>
   <zorder>caLineEdit_1</zorder>
   <zorder>caLineEdit_2</zorder>
   <zorder>caLineEdit_3</zorder>
   <zorder>caLineEdit_4</zorder>
   <zorder>caLineEdit_5</zorder>
   <zorder>caLineEdit_6</zorder>
   <zorder>caLineEdit_7</zorder>
   <zorder>caLineEdit_8</zorder>
   <zorder>caLineEdit_9</zorder>
   <zorder>caLineEdit_10</zorder>
   <zorder>caLineEdit_11</zorder>
   <zorder>caLineEdit_12</zorder>
  </widget>
 </widget>
 <customwidgets>
  <customwidget>
   <class>caLabel</class>
   <extends>QLabel</extends>
   <header>caLabel</header>
  </customwidget>
  <customwidget>
   <class>caGraphics</class>
   <extends>QWidget</extends>
   <header>caGraphics</header>
  </customwidget>
  <customwidget>
   <class>caLineEdit</class>
   <extends>QLineEdit</extends>
   <header>caLineEdit</header>
  </customwidget>
 </customwidgets>
 <resources/>
 <connections/>
</ui>
